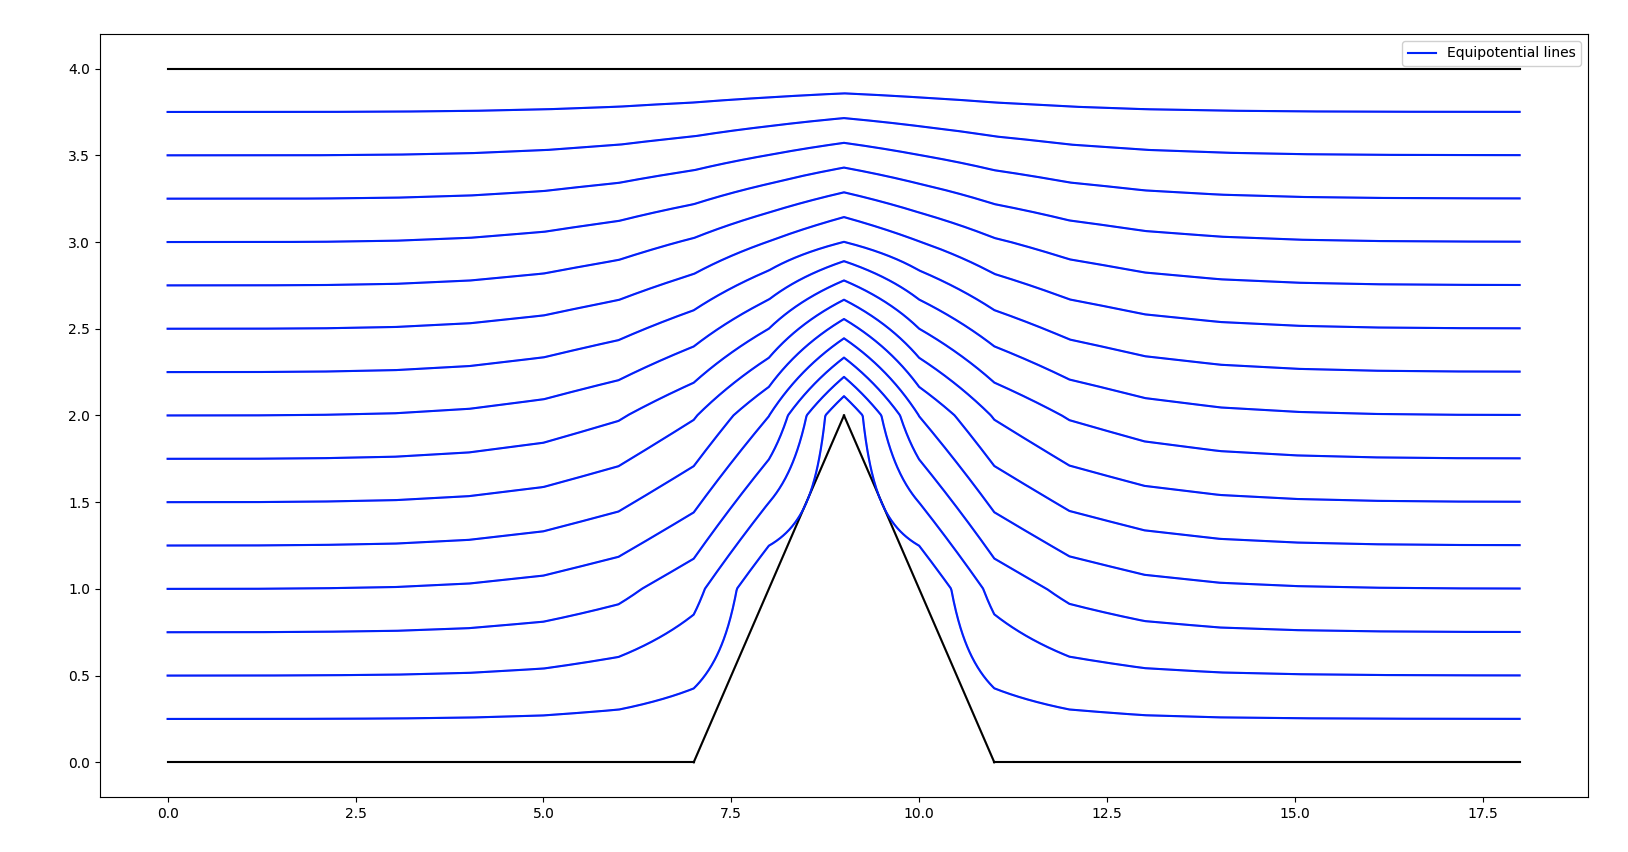

This chart was generated by the following Python code:
import numpy as np
import matplotlib.pyplot as plt
from math import floor, ceil
from scipy.optimize import root_scalar, root
np.set_printoptions(threshold=np.inf, linewidth=np.inf)
np.set_printoptions(suppress=True)



GRID = np.array(
    [
        #0     1     2     3     4     5     6     7     8     9     10    11    12    13    14    15    16    17    18
        [4.00, 4.00, 4.00, 4.00, 4.00, 4.00, 4.00, 4.00, 4.00, 4.00, 4.00, 4.00, 4.00, 4.00, 4.00, 4.00, 4.00, 4.00, 4.00], # 4 -> -5
        [3.00, 3.00, 3.00, 3.00, 3.00, 3.00, 3.00, 3.00, 2.66, 2.00, 2.66, 3.00, 3.00, 3.00, 3.00, 3.00, 3.00, 3.00, 3.00], # 3 -> -4
        [2.00, 2.00, 2.00, 2.00, 2.00, 2.00, 2.00, 2.00, 1.33, 0.00, 1.33, 2.00, 2.00, 2.00, 2.00, 2.00, 2.00, 2.00, 2.00], # 2 -> -3
        [1.00, 1.00, 1.00, 1.00, 1.00, 1.00, 1.00, 1.00, 0.00, 0.00, 0.00, 1.00, 1.00, 1.00, 1.00, 1.00, 1.00, 1.00, 1.00], # 1 -> -2
        [0.00, 0.00, 0.00, 0.00, 0.00, 0.00, 0.00, 0.00, 0.00, 0.00, 0.00, 0.00, 0.00, 0.00, 0.00, 0.00, 0.00, 0.00, 0.00], # 0 -> -1
    ]
)


def phi(x, y, grid = GRID):
    return grid[-(y + 1), x]


def is_bound(i, j):
    if i <= 0: return True
    if i >= 4: return True
    if i == 2 and j == 9: return True
    if i == 3 and 8 <= j <= 10: return True

    return False

# Relaxation ##################################################################

def item_relaxation(i, j, grid):
    if j == 0:
        return (grid[i-1, j] + grid[i+1, j] + grid[i, j+1]) / 3
    if j == 18:
        return (grid[i-1, j] + grid[i+1, j] + grid[i, j-1]) / 3
    return (grid[i-1, j] + grid[i+1, j] + grid[i, j-1] + grid[i, j+1]) / 4


def get_errors_matrix(grid):
    errors = np.zeros_like(grid)
    errors[0, :] = 1
    errors[-1, :] = 1
    errors[-2, 8:11] = 1
    errors[-3, 9] = 1
    return errors


def relaxation(grid):
    errors = get_errors_matrix(grid)
    prev_grid = np.copy(grid)
    for i in range(1, 4):
        for j in range(0, 19):
            if is_bound(i, j):
                errors[i, j] = 1
                continue
            grid[i, j] = round(item_relaxation(i, j, grid), 3)
            error = abs(grid[i, j] - prev_grid[i, j])
            if error < 0.01:
                errors[i, j] = 1
    return grid, errors


def compute_relaxation(grid):
    while True:
        grid, errors_ok = relaxation(grid)
        if np.all(errors_ok):
            break

# Equipotential lines #########################################################

def is_inside_triangle(xn, yn):
    total = triangle_area((7, 0), (9, 2), (11, 0))
    A1 = triangle_area((xn, yn), (7, 0), (9, 2)) 
    A2 = triangle_area((xn, yn), (9, 2), (11, 0))
    A3 = triangle_area((xn, yn), (11, 0), (7, 0))
    if total == (A1 + A2 + A3):
        return True
    return False


def triangle_area(point_a, point_b, point_c):
    x1, y1 = point_a
    x2, y2 = point_b
    x3, y3 = point_c
    return 0.5 * abs((x1*(y2 - y3)) + (x2*(y3 - y1)) + (x3*(y1 - y2)))


def regphi(xn, yn, grid):
    if yn == 0: return 0
    if yn == 4: return 4
    if is_inside_triangle(xn, yn):
        return 0

    x1 = floor(xn) if xn != 0 else 0
    x2 = ceil(xn) if xn != 0 else 1
    if x1 == x2:
        x2 += 1
    y1 = floor(yn) if yn != 0 else 0
    y2 = ceil(yn) if yn != 0 else 1 
    if y1 == y2:
        y2 += 1

    Q11 = phi(x1, y1, grid)
    Q21 = phi(x2, y1, grid)
    Q12 = phi(x1, y2, grid)
    Q22 = phi(x2, y2, grid)
    val = (
        (Q11 * (x2 - xn) * (y2 - yn)) +
        (Q21 * (xn - x1) * (y2 - yn)) +
        (Q12 * (x2 - xn) * (yn - y1)) +
        (Q22 * (xn - x1) * (yn - y1))
    ) / ((x2 - x1) * (y2 - y1))

    return val


def help_func(y, j, i, grid):
    reg = regphi(j, y, grid)
    res = reg - i
    return res


def compute_equipotentials(grid):
    lines = np.arange(0.25, 4, 0.25)
    for i in lines:
        x = np.arange(0, 18, 0.01)
        y_list = []
        for j in x:
            sol = root_scalar(help_func, bracket=[0, 4], args=(j, i, grid))
            y_list.append(sol.root)
        label = "Equipotential lines" if i == lines[-1] else None
        plt.plot(x, np.array(y_list), color='blue', label=label)


def main():
    plt.plot([i for i in range(8)], [0 for i in range(8)], color='black')
    plt.plot([i for i in range(7, 10)], [0, 1, 2], color='black')
    plt.plot([i for i in range(9, 12)], [2, 1, 0], color='black')
    plt.plot([i for i in range(11, 19)], [0 for i in range(11, 19)], color='black')
    plt.plot([i for i in range(19)], [4 for i in range(19)], color='black')

    compute_relaxation(GRID)
    print(GRID)
    compute_equipotentials(GRID)

    plt.legend(loc='upper right')


if __name__ == "__main__":
    main()
    plt.show()
